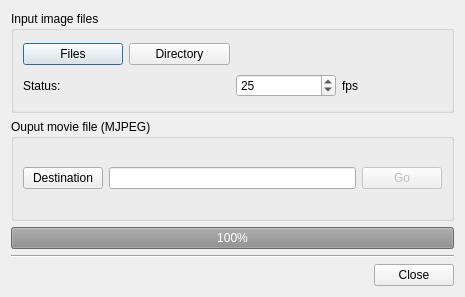
<?xml version="1.0" encoding="UTF-8"?>
<ui version="4.0">
 <class>ImageToAVIDialog</class>
 <widget class="QDialog" name="ImageToAVIDialog">
  <property name="geometry">
   <rect>
    <x>0</x>
    <y>0</y>
    <width>465</width>
    <height>297</height>
   </rect>
  </property>
  <property name="windowTitle">
   <string>Convert images to AVI</string>
  </property>
  <property name="windowIcon">
   <iconset resource="../../piaf.qrc">
    <normaloff>:/images/pixmaps/movie.png</normaloff>:/images/pixmaps/movie.png</iconset>
  </property>
  <property name="toolTip">
   <string>Encode a list of still image files into a MJPEG movie file</string>
  </property>
  <layout class="QVBoxLayout" name="verticalLayout">
   <item>
    <widget class="QGroupBox" name="groupBox">
     <property name="title">
      <string>Input image files</string>
     </property>
     <layout class="QGridLayout" name="gridLayout">
      <item row="0" column="0">
       <widget class="QPushButton" name="filesButton">
        <property name="toolTip">
         <string>Open a list of files</string>
        </property>
        <property name="text">
         <string>Files</string>
        </property>
        <property name="icon">
         <iconset resource="../../piaf.qrc">
          <normaloff>:/images/16x16/document-open.png</normaloff>:/images/16x16/document-open.png</iconset>
        </property>
       </widget>
      </item>
      <item row="0" column="1">
       <widget class="QPushButton" name="dirButton">
        <property name="toolTip">
         <string>Open all files in directory</string>
        </property>
        <property name="text">
         <string>Directory</string>
        </property>
        <property name="icon">
         <iconset resource="../../piaf.qrc">
          <normaloff>:/images/16x16/document-open-folder.png</normaloff>:/images/16x16/document-open-folder.png</iconset>
        </property>
       </widget>
      </item>
      <item row="0" column="2">
       <widget class="QLabel" name="infoLabel">
        <property name="text">
         <string/>
        </property>
       </widget>
      </item>
      <item row="1" column="0">
       <widget class="QLabel" name="label_2">
        <property name="text">
         <string>Status:</string>
        </property>
       </widget>
      </item>
      <item row="1" column="1">
       <widget class="QLabel" name="statusIconLabel">
        <property name="text">
         <string/>
        </property>
       </widget>
      </item>
      <item row="0" column="3">
       <widget class="QLabel" name="nbFilesLabel">
        <property name="text">
         <string/>
        </property>
       </widget>
      </item>
      <item row="1" column="2">
       <widget class="QSpinBox" name="fpsSpinBox">
        <property name="minimum">
         <number>1</number>
        </property>
        <property name="maximum">
         <number>100</number>
        </property>
        <property name="singleStep">
         <number>5</number>
        </property>
        <property name="value">
         <number>25</number>
        </property>
       </widget>
      </item>
      <item row="1" column="3">
       <widget class="QLabel" name="label_3">
        <property name="sizePolicy">
         <sizepolicy hsizetype="Minimum" vsizetype="Preferred">
          <horstretch>0</horstretch>
          <verstretch>0</verstretch>
         </sizepolicy>
        </property>
        <property name="text">
         <string>fps</string>
        </property>
       </widget>
      </item>
     </layout>
    </widget>
   </item>
   <item>
    <widget class="QGroupBox" name="groupBox_2">
     <property name="title">
      <string>Ouput movie file (MJPEG)</string>
     </property>
     <layout class="QHBoxLayout" name="horizontalLayout">
      <item>
       <widget class="QPushButton" name="destButton">
        <property name="toolTip">
         <string>Destination movie file</string>
        </property>
        <property name="text">
         <string>Destination</string>
        </property>
        <property name="icon">
         <iconset resource="../../piaf.qrc">
          <normaloff>:/images/pixmaps/movie.png</normaloff>:/images/pixmaps/movie.png</iconset>
        </property>
       </widget>
      </item>
      <item>
       <widget class="QLineEdit" name="destPathLineEdit">
        <property name="toolTip">
         <string>Destination file path</string>
        </property>
       </widget>
      </item>
      <item>
       <widget class="QPushButton" name="goButton">
        <property name="enabled">
         <bool>false</bool>
        </property>
        <property name="toolTip">
         <string>Launch conversion</string>
        </property>
        <property name="text">
         <string>Go</string>
        </property>
       </widget>
      </item>
     </layout>
    </widget>
   </item>
   <item>
    <widget class="QProgressBar" name="progressBar">
     <property name="enabled">
      <bool>false</bool>
     </property>
     <property name="toolTip">
      <string>Conversion progression</string>
     </property>
     <property name="value">
      <number>100</number>
     </property>
    </widget>
   </item>
   <item>
    <widget class="Line" name="line">
     <property name="orientation">
      <enum>Qt::Horizontal</enum>
     </property>
    </widget>
   </item>
   <item>
    <widget class="QDialogButtonBox" name="buttonBox">
     <property name="toolTip">
      <string>Close dialog</string>
     </property>
     <property name="orientation">
      <enum>Qt::Horizontal</enum>
     </property>
     <property name="standardButtons">
      <set>QDialogButtonBox::Close</set>
     </property>
    </widget>
   </item>
  </layout>
 </widget>
 <resources>
  <include location="../../piaf.qrc"/>
 </resources>
 <connections>
  <connection>
   <sender>buttonBox</sender>
   <signal>accepted()</signal>
   <receiver>ImageToAVIDialog</receiver>
   <slot>accept()</slot>
   <hints>
    <hint type="sourcelabel">
     <x>248</x>
     <y>254</y>
    </hint>
    <hint type="destinationlabel">
     <x>157</x>
     <y>274</y>
    </hint>
   </hints>
  </connection>
  <connection>
   <sender>buttonBox</sender>
   <signal>rejected()</signal>
   <receiver>ImageToAVIDialog</receiver>
   <slot>reject()</slot>
   <hints>
    <hint type="sourcelabel">
     <x>316</x>
     <y>260</y>
    </hint>
    <hint type="destinationlabel">
     <x>286</x>
     <y>274</y>
    </hint>
   </hints>
  </connection>
 </connections>
</ui>
